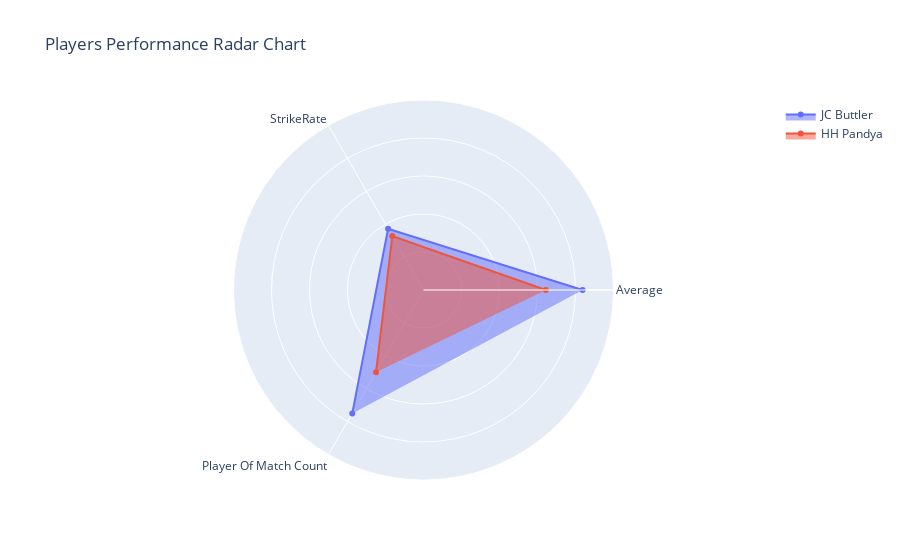

Source (notebook cell):
### Code cell
import plotly.graph_objects as go

player1 = 'JC Buttler'
player2 = 'HH Pandya'
# Define data for radar chart
data = [
    go.Scatterpolar(
        r=[(batting_average[player1] * 1000 )/max_bat_avg, (batsman_strikerate[player1]*1000)/max_strike_rate, (player_of_match_count[player1]*1000)/max_player_awrds],
        theta=['Average', 'StrikeRate', 'Player Of Match Count'],
        fill='toself',
        name=player1,
        hovertext=[{"Average":batting_average[player1]},{"Strike rate":batsman_strikerate[player1]},{"Player of match":player_of_match_count[player1]}],
        hovertemplate="%{hovertext}<extra></extra>"
    ),
    go.Scatterpolar(
        r=[(batting_average[player2] * 1000 )/max_bat_avg, (batsman_strikerate[player2]*1000)/max_strike_rate, (player_of_match_count[player2]*1000)/max_player_awrds],
        theta=['Average', 'StrikeRate', 'Player Of Match Count'],
        fill='toself',
        name=player2,
        hovertext=[{"Average":batting_average[player2] },{"Strike rate":batsman_strikerate[player2]},{"Player of match":player_of_match_count[player2]}],
        hovertemplate="%{hovertext}<extra></extra>"
    )
]

# Define layout for radar chart
layout = go.Layout(
    polar=dict(
        radialaxis=dict(
            visible=True,
            showline=True,
            showticklabels=False,
            range=[0, 1000]
        )
    ),
    showlegend=True,
    title='Players Performance Radar Chart'
)

# Create figure and plot the radar chart
fig = go.Figure(data=data, layout=layout)
fig.show()

### Figure 1 — Plotly figure (JSON) as saved in the notebook; plotly's stock layout.template omitted (floating-point values rounded to 4 significant figures)
{"data": [{"fill": "toself", "hovertemplate": "%{hovertext}<extra></extra>", "hovertext": ["{'Average': 57.53333333333333}", "{'Strike rate': 149.05008635578582}", "{'Player of match': 3}"], "name": "JC Buttler", "r": [837.3, 372.6, 750], "theta": ["Average", "StrikeRate", "Player Of Match Count"], "type": "scatterpolar"}, {"fill": "toself", "hovertemplate": "%{hovertext}<extra></extra>", "hovertext": ["{'Average': 44.27272727272727}", "{'Strike rate': 131.26684636118597}", "{'Player of match': 2}"], "name": "HH Pandya", "r": [644.3, 328.2, 500], "theta": ["Average", "StrikeRate", "Player Of Match Count"], "type": "scatterpolar"}], "layout": {"polar": {"radialaxis": {"range": [0, 1000], "showline": true, "showticklabels": false, "visible": true}}, "showlegend": true, "title": {"text": "Players Performance Radar Chart"}}}
